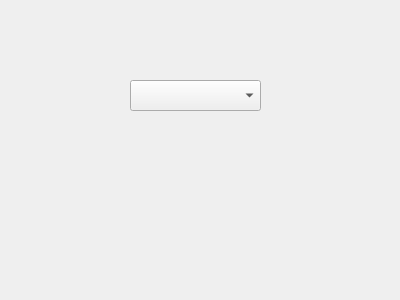
<?xml version="1.0" encoding="UTF-8"?>
<ui version="4.0">
 <class>ComboBox</class>
 <widget class="QDialog" name="ComboBox">
  <property name="geometry">
   <rect>
    <x>0</x>
    <y>0</y>
    <width>400</width>
    <height>300</height>
   </rect>
  </property>
  <property name="windowTitle">
   <string>Dialog</string>
  </property>
  <widget class="QComboBox" name="comboBox">
   <property name="geometry">
    <rect>
     <x>130</x>
     <y>80</y>
     <width>131</width>
     <height>31</height>
    </rect>
   </property>
  </widget>
 </widget>
 <resources/>
 <connections/>
</ui>
